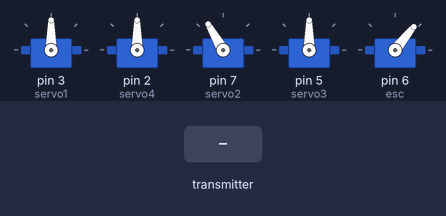
Simulated run of this sketch. Board: Arduino Uno, built with avr-gcc and run on an emulated ATmega328P. Shown: 5 × servo. Inputs (shaded band) come from the test bench. No radio packets arrive unless stated.

Above: at 1.2 s.
1.3 s: the transmitter starts sending j1PotX = 0
At 1.8 s:
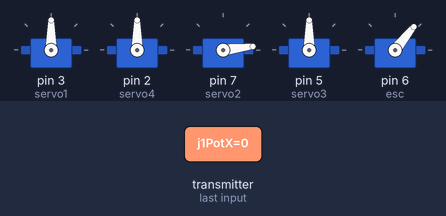
2.8 s: the transmitter starts sending j2PotX = 0
At 4.0 s:
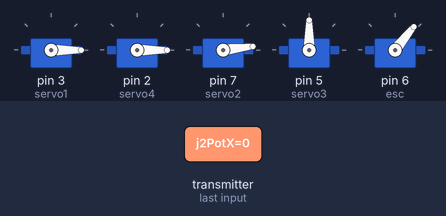
4.3 s: the transmitter starts sending j2PotY = 0
At 5.2 s:
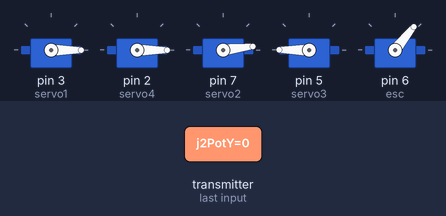
5.8 s: the transmitter starts sending pot1 = 0
At 6.3 s:
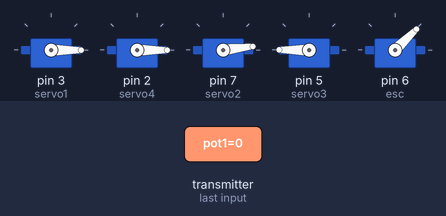
Timing chart, 0 to 8.3 s (numbered marks = the images above; inputs shaded):
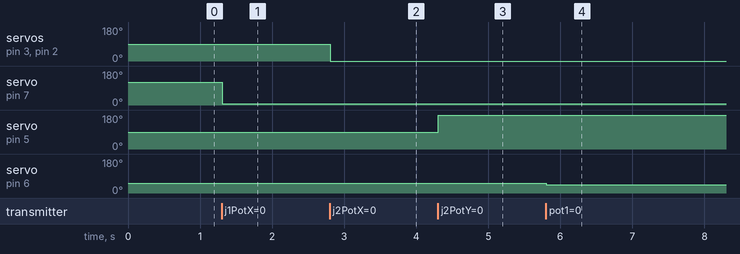

Measured:
- after the input at 1.3 s, servo on pin 7 (servo2): 120° → 7° at once
- after the input at 2.8 s, servo on pin 3 (servo1), servo on pin 2 (servo4): 90° → 0° at once
- after the input at 4.3 s, servo on pin 5 (servo3): 90° → 180° at once
- after the input at 5.8 s, servo on pin 6 (esc): 51° → 44° at once

The sketch:

Arduino_Code_V2.0_RCplane.ino
```cpp
//Project created by Ghaith Mhamdi
#include <SPI.h>
#include <nRF24L01.h>
#include <RF24.h>
#include <Servo.h>
RF24 radio(10, 9);   // nRF24L01 (CE, CSN)
const byte address[6] = "00001";
unsigned long lastReceiveTime = 0;
unsigned long currentTime = 0;
Servo servo1;
Servo servo2;
Servo servo3;
Servo servo4;
Servo esc;
int escValue, servo1Value, servo2Value, servo3Value;
// Max size of this struct is 32 bytes - NRF24L01 buffer limit
struct Data_Package {
  byte j1PotX;
  byte j1PotY;
  byte j1Button;
  byte j2PotX;
  byte j2PotY;
  byte j2Button;
  byte pot1;
  byte pot2;
  byte tSwitch1;
  byte tSwitch2;
  byte button1;
  byte button2;
  byte button3;
  byte button4;
};
Data_Package data; //Create a variable with the above structure
void setup() {
  radio.begin();
  radio.openReadingPipe(0, address);
  radio.setAutoAck(false);
  radio.setDataRate(RF24_250KBPS);
  radio.setPALevel(RF24_PA_MAX);
  radio.startListening(); //  Set the module as receiver
  resetData();
  servo1.attach(3);
  servo4.attach(2);
  servo2.attach(7);
  servo3.attach(5);
  esc.attach(6);
}
void loop() {
  // Check whether we keep receving data, or we have a connection between the two modules
  currentTime = millis();
  if ( currentTime - lastReceiveTime > 1000 ) { // If current time is more then 1 second since we have recived the last data, that means we have lost connection
    resetData(); // If connection is lost, reset the data. It prevents unwanted behavior, for example if a drone jas a throttle up, if we lose connection it can keep flying away if we dont reset the function
  }
  // Check whether there is data to be received
  if (radio.available()) {
    radio.read(&data, sizeof(Data_Package)); // Read the whole data and store it into the 'data' structure
    lastReceiveTime = millis(); // At this moment we have received the data
  }


// Controlling servos
if(data.j2PotX<=85){
  servo1Value = map(data.j2PotX, 0, 85, 0, 90);
}
else if(data.j2PotX>=170){
  servo1Value = map(data.j2PotX, 170, 255, 90, 180);
}
else {
  servo1Value = 90;
}
//
if(data.j2PotY<=85){
  servo3Value = map(data.j2PotY, 0, 85, 180, 90);
}
else if(data.j2PotY>=170){
servo3Value = map(data.j2PotY, 170, 255, 90, 0);
}
else{
  servo3Value = 90;
}
//
if(data.j1PotX<=102){
  servo2Value = map(data.j1PotX, 0, 102, 7, 120);
}
else if(data.j1PotX>=153){
servo2Value = map(data.j1PotX, 153, 255, 120, 180);
}
else{
  servo2Value = 120;
}


  servo1.write(servo1Value);
  servo4.write(servo1Value);
  servo2.write(servo2Value);
  servo3.write(servo3Value);
  // Controlling brushless motor with ESC
  escValue = map(data.pot1, 0, 255, 1000, 2000); // Map the receiving value form 0 to 255 to 0 1000 to 2000, values used for controlling ESCs
  esc.writeMicroseconds(escValue);
}
void resetData() {
  // Reset the values when there is no radio connection - Set initial default values
  data.j1PotX = 127;
  data.j1PotY = 127;
  data.j2PotX = 127;
  data.j2PotY = 127;
  data.j1Button = 1;
  data.j2Button = 1;
  data.pot1 = 17;
  data.pot2 = 1;
  data.tSwitch1 = 1;
  data.tSwitch2 = 1;
  data.button1 = 1;
  data.button2 = 1;
  data.button3 = 1;
  data.button4 = 1;
}
```
